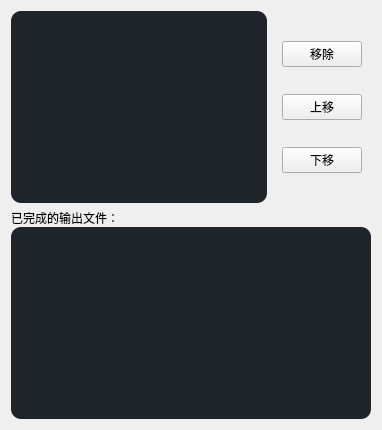
                         <widget class="QWidget" name="renderQueueTab">
                          <property name="sizePolicy">
                           <sizepolicy hsizetype="MinimumExpanding" vsizetype="MinimumExpanding">
                            <horstretch>0</horstretch>
                            <verstretch>0</verstretch>
                           </sizepolicy>
                          </property>
                          <property name="maximumSize">
                           <size>
                            <width>16777215</width>
                            <height>16777215</height>
                           </size>
                          </property>
                          <attribute name="title">
                           <string>渲染队列</string>
                          </attribute>
                          <layout class="QVBoxLayout" name="verticalLayout_27">
                           <item>
                            <widget class="QWidget" name="widget_22" native="true">
                             <layout class="QHBoxLayout" name="horizontalLayout_38">
                              <property name="leftMargin">
                               <number>0</number>
                              </property>
                              <property name="topMargin">
                               <number>0</number>
                              </property>
                              <property name="rightMargin">
                               <number>0</number>
                              </property>
                              <property name="bottomMargin">
                               <number>0</number>
                              </property>
                              <item>
                               <widget class="QListWidget" name="renderQueueListWidget">
                                <property name="sizePolicy">
                                 <sizepolicy hsizetype="Preferred" vsizetype="Preferred">
                                  <horstretch>0</horstretch>
                                  <verstretch>0</verstretch>
                                 </sizepolicy>
                                </property>
                                <property name="minimumSize">
                                 <size>
                                  <width>0</width>
                                  <height>0</height>
                                 </size>
                                </property>
                                <property name="maximumSize">
                                 <size>
                                  <width>335</width>
                                  <height>16777215</height>
                                 </size>
                                </property>
                                <property name="styleSheet">
                                 <string notr="true">QListWidget{
background-color:#1f232a;
border-radius:10px;
}</string>
                                </property>
                                <property name="showDropIndicator" stdset="0">
                                 <bool>true</bool>
                                </property>
                               </widget>
                              </item>
                              <item>
                               <widget class="QWidget" name="widget_23" native="true">
                                <layout class="QVBoxLayout" name="verticalLayout_28">
                                 <item>
                                  <widget class="QPushButton" name="RemoveFromRenderQueue">
                                   <property name="text">
                                    <string>移除</string>
                                   </property>
                                  </widget>
                                 </item>
                                 <item>
                                  <widget class="QPushButton" name="MoveUpRenderQueue">
                                   <property name="text">
                                    <string>上移</string>
                                   </property>
                                  </widget>
                                 </item>
                                 <item>
                                  <widget class="QPushButton" name="MoveDownRenderQueue">
                                   <property name="text">
                                    <string>下移</string>
                                   </property>
                                  </widget>
                                 </item>
                                </layout>
                               </widget>
                              </item>
                             </layout>
                            </widget>
                           </item>
                           <item>
                            <layout class="QGridLayout" name="gridLayout_4">
                             <property name="spacing">
                              <number>0</number>
                             </property>
                             <item row="1" column="0">
                              <widget class="QListWidget" name="OutputFilesListWidget">
                               <property name="sizePolicy">
                                <sizepolicy hsizetype="Minimum" vsizetype="Minimum">
                                 <horstretch>0</horstretch>
                                 <verstretch>0</verstretch>
                                </sizepolicy>
                               </property>
                               <property name="minimumSize">
                                <size>
                                 <width>0</width>
                                 <height>0</height>
                                </size>
                               </property>
                               <property name="maximumSize">
                                <size>
                                 <width>16777215</width>
                                 <height>16777215</height>
                                </size>
                               </property>
                               <property name="styleSheet">
                                <string notr="true">QListWidget{
background-color:#1f232a;
border-radius:10px;
}</string>
                               </property>
                              </widget>
                             </item>
                             <item row="0" column="0">
                              <widget class="QLabel" name="label_51">
                               <property name="text">
                                <string>已完成的输出文件：</string>
                               </property>
                              </widget>
                             </item>
                            </layout>
                           </item>
                          </layout>
                         </widget>
